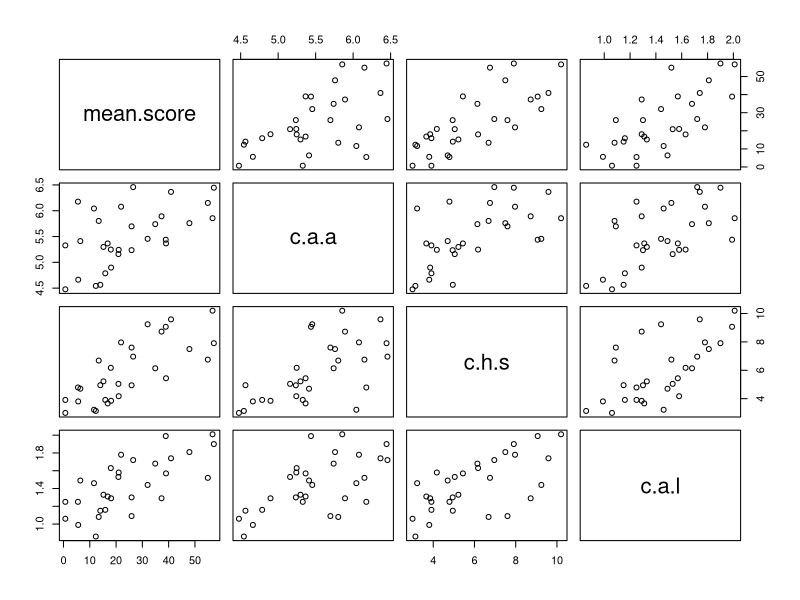
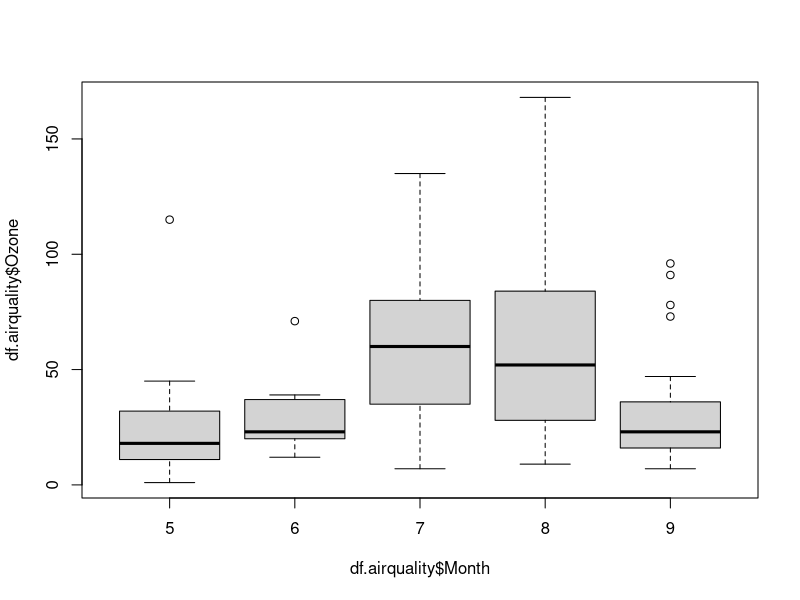
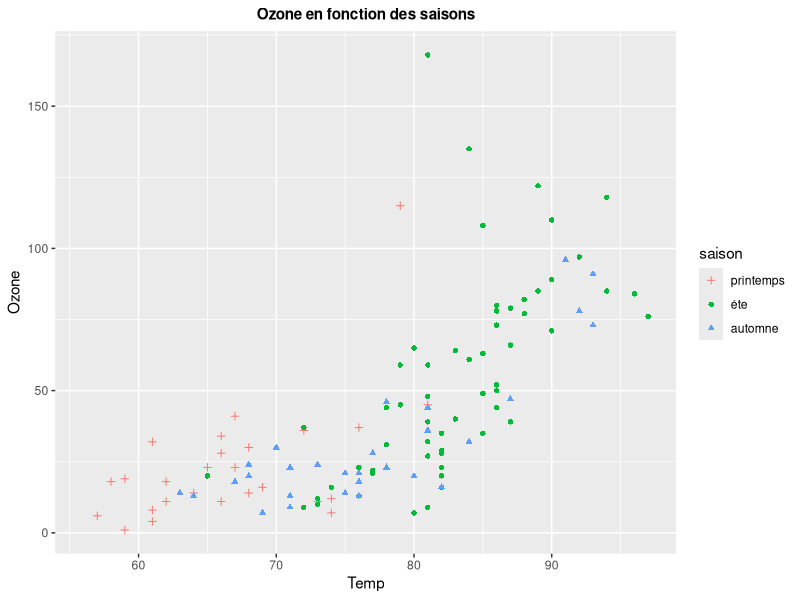
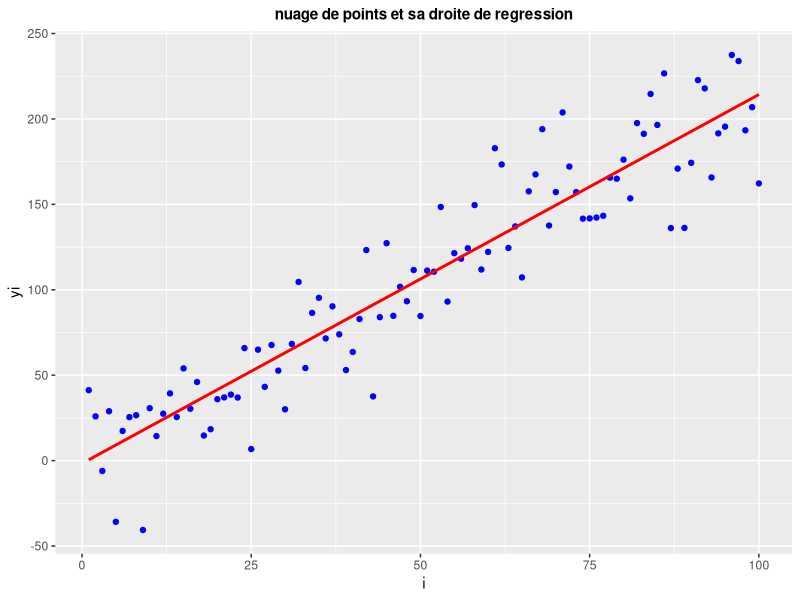
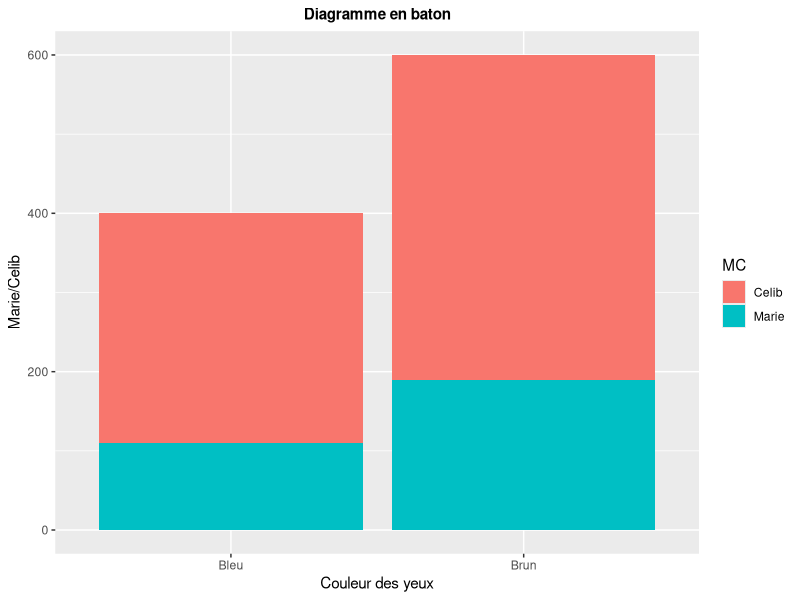
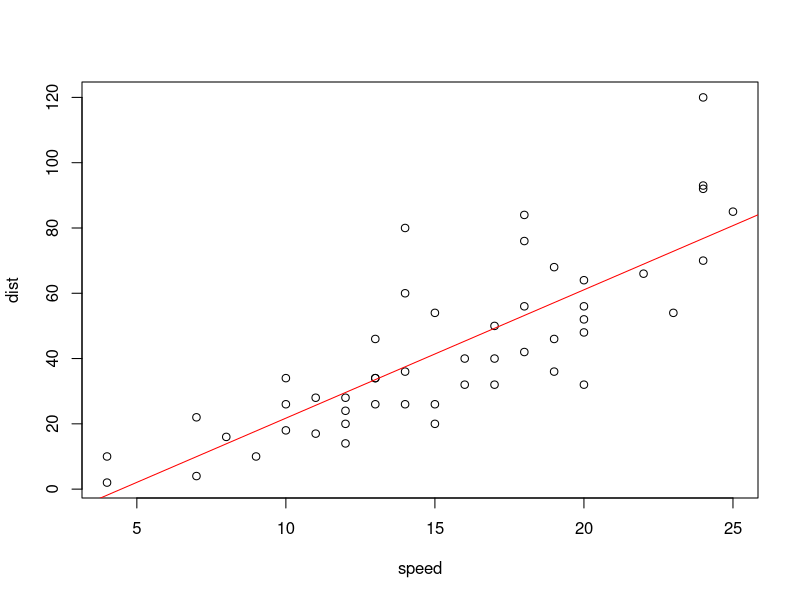
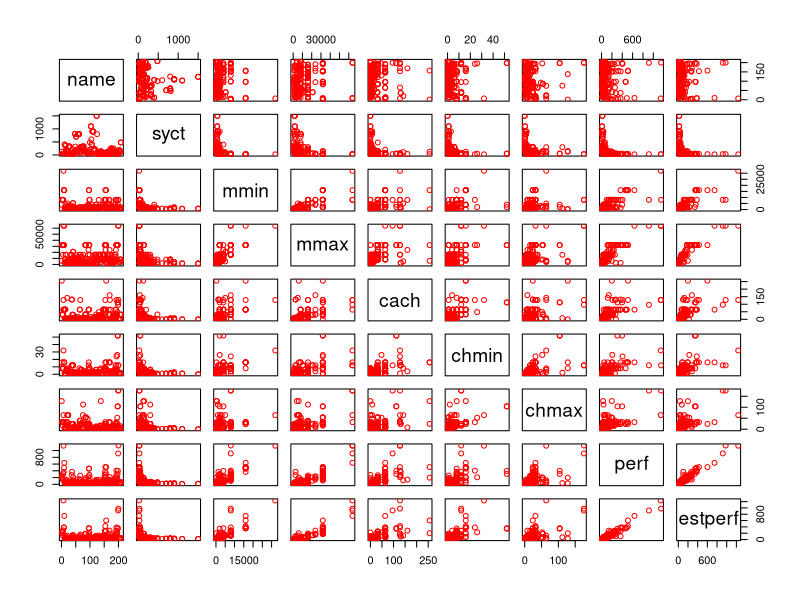
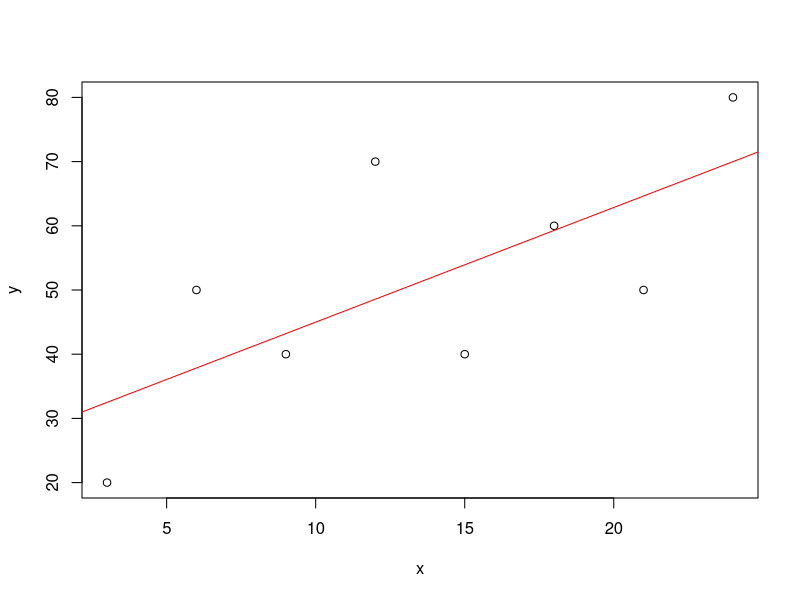

R code for these plots, in order: (Note: this script raises an error after producing the figures.)
## ---- chunk 1
knitr::opts_chunk$set(echo = TRUE)
## ---- chunk 2
library(tidyverse)
library(readxl)
library(gplots)
library(MASS)
library(car)
## ---- chunk 3
# Creation d'un data-frame "acteur"
Mort.à <- c(93,53,72,68,68,53)
Années.de.carrière <- c(66,25,48,37,31,32)
Nombre.de.films <- c(211,58,98,140,74,81)
Prénom <- c("Michel","André","Jean","Louis","Lino","Jacques")
Nom <- c("Galabru","Raimbourg","Gabin","De Funès","Ventura","Villeret")
Date.du.décès <- c("04-01-2016","23-09-1970","15-10-1976","27-01-1983","22-10-1987","28-01-2005")
data.acteur <- data.frame(Mort.à,Années.de.carrière,Nombre.de.films,Prénom,Nom,Date.du.décès)
 #utilisation d'un dplyer pour renommer la premiere variable
data.acteur.r <- rename(data.acteur,"Age.du.décès"=Mort.à)
# extraction de la colonne Prénom
prenom.extract <- data.acteur$Prénom
data.acteur.arrange <- arrange(data.acteur.r,Age.du.décès)
## ---- chunk 4
w <-read.delim(file="data/fromages1-TP-M1.txt")
## ---- chunk 5
w <- rename(w,"mean.score"=Y,"c.a.a"=X1,"c.h.s"=X2,"c.a.l"=X3)
w$X1
## ---- chunk 6
print(w)
## ---- chunk 7
summary(w)
## ---- chunk 8
pairs(w)
## ---- chunk 9
nv.c.a.a <- c(w$c.a.a[w$c.a.a > 5.1],rep(NA,6))
nv.c.a.l <- c(w$c.a.l[w$c.a.l < 1.77],rep(NA,5))
ww <- data.frame(w$mean.score,nv.c.a.a,w$c.h.s,nv.c.a.l)
ww <- rename(ww,"mean.score"=w.mean.score,"c.a.a"=nv.c.a.a,"c.h.s"=w.c.h.s,"c.a.l"=nv.c.a.l)
## ---- chunk 10
print(ww)
## ---- chunk 11
summary(ww)
## ---- chunk 12
data(airquality) # charger les donées airquality  
df.airquality <- data.frame(airquality)
## ---- chunk 13
names(df.airquality)
## ---- chunk 14
nrow(df.airquality)
ncol(df.airquality)
## ---- chunk 15
summary(df.airquality)
## ---- chunk 16
boxplot(df.airquality$Ozone~df.airquality$Month)
## ---- chunk 17
saison <-factor(df.airquality$Month,levels=c(5:9))
levels(saison)[levels(saison)==5] <- "printemps"
levels(saison)[levels(saison)==6] <- "éte"
levels(saison)[levels(saison)==7] <- "éte"
levels(saison)[levels(saison)==8] <- "éte"
levels(saison)[levels(saison)==9] <- "automne"
df.airquality$season = saison
## ---- chunk 18
g <- ggplot(data = df.airquality) + 
  geom_point(mapping = aes(x =Temp, y = Ozone, shape = saison,color=saison)) + 
  scale_shape_manual(values=c(3, 16, 17))+
  ggtitle("Ozone en fonction des saisons")
g + theme (plot.title = element_text(size=11,face="bold",hjust = 0.5))
## ---- chunk 19
n <- 100
e <- rnorm(n,0,25)
## ---- chunk 20
i <- c(1:100)
yi <- 1.7 + 2.1 * i + e[i]
## ---- chunk 21
data.f <- data.frame(i,yi)
g <- ggplot(data = data.f) +
geom_point(mapping = aes(x = i, y = yi),colour="blue") +
geom_smooth(mapping = aes(x = i, y = yi),se = FALSE,colour="red",fill="red",method = lm) +
ggtitle("nuage de points et sa droite de regression")
g + theme (plot.title = element_text(size=11,face="bold",hjust = 0.5))
## ---- chunk 22
# Creation d'une matrice
ligne1 <- c(68,119,26,7)
ligne2 <- c(15,54,14,10)
ligne3 <- c(5,29,14,16)
ligne4 <- c(20,84,17,94)
mat <- matrix(c(ligne1,ligne2,ligne3,ligne4),nrow = 4,ncol=4,byrow = T,dimnames = list(c("marron","noisette","vert","bleu"),c("brun", "chatin","roux","blond")))
## ---- chunk 23
matfreq <- mat / sum(mat)
round(matfreq*100,2)
## ---- chunk 24
l <- round(apply(matfreq,1,sum),2)
c <- round(apply(matfreq,2,sum),2)
## ---- chunk 25
L <- round(sweep(mat,1,rowSums(mat),'/'),2)
## ---- chunk 26
C <- round(sweep(mat,2,colSums(mat),'/'),2)
## ---- chunk 27
d.chi <- 0
distancechideux <- function(L){
  for(i in 1:nrow(L)-1){
    
    d.chi <- d.chi + sum(((L[i,] - L[i+1,]) ^ 2) /c)
  }
  return (d.chi)
}
## ---- chunk 28
t <- round((matfreq - (l%*%t(c))) / (l%*%t(c)),2)
## ---- chunk 29
tableau <- matrix(c(290,410,110,190), ncol=2, byrow=TRUE)
colnames(tableau) <- c("Bleu","Brun")
rownames(tableau) <- c("Celib","Marie")
tableau <- as.table(tableau)
## ---- chunk 30
tableau
tabdf <-data.frame(tableau)
MC <- tabdf$Var1
g <- ggplot(tabdf) + geom_bar(stat="identity",mapping=aes(x = Var2,y = Freq,fill = MC)) + 
  xlab("Couleur des yeux") + ylab("Marie/Celib") + ggtitle("Diagramme en baton")
g + theme (plot.title = element_text(size=11,face="bold",hjust = 0.5))
## ---- chunk 31
n <- margin.table(tableau)
m1 <- margin.table(tableau,1)
m2 <- margin.table(tableau,2)
prop.table(tableau)
## ---- chunk 32
chisq.test(tableau)
## ---- chunk 33
tab0 <- as.array(m1) %*% t(as.array(m2))/n
tab0 <- as.table(tab0)
## ---- chunk 34

## ---- chunk 35
tab1 <- as.matrix(tableau)
tab1[2,1] <- tab1[1,1] + tab1[2,1]
tab1[1,1] <- 0
tab1[1,2] <- tab1[1,2] + tab1[2,2]
tab1[2,2] <- 0
tab1tab <- as.matrix(tab1)
chisq.test(tab1tab)
## ---- chunk 36
data(HairEyeColor)
dfH <- as.data.frame(HairEyeColor)
tH <- xtabs(Freq~Hair+Eye,dfH)
chisq.test(tH)
data(Titanic)
dfT <- as.data.frame(Titanic)
dfTtab <- xtabs(Freq~Sex+Survived,dfT)
chisq.test(dfTtab)
data(UCBAdmissions)
dfU <- as.data.frame(UCBAdmissions)
dfUtab <- xtabs(Freq~Admit+Gender,dfU)
chisq.test(as.table(dfUtab))
## ---- chunk 37
data(cars)
# regression lineaire 
reg <- lm(dist~speed,cars)
summary(reg)
plot(cars)
abline(reg,col="red")
## ---- chunk 38
predict(reg,newdata = data.frame(speed=20))
## ---- chunk 39
data(cpus)
head(cpus)
summary(cpus)
## ---- chunk 40
plot(cpus,col="red")
## ---- chunk 41
regm <- lm(perf~syct+mmin+mmax+cach+chmin+chmax+estperf,cpus)
names(regm)
summary(regm)
## ---- chunk 42
stepAIC(regm)
## ---- chunk 43
x <- c(3,6,9,12,15,18,21,24)
y <- c(20,50,40,70,40,60,50,80)
## ---- chunk 44
# Coefficient de correlation
cor(x,y)
# Methode de fisher
fisher.test(x,y)
## ---- chunk 45
reg <- lm(y~x)
plot(x,y)
abline(reg,col="red")
## ---- chunk 46
y <- c(85,70,100,140,115,105)
x1 <- c(3,5,9,12,14,17)
x2 <- c(11,14,15,16,19,23)
regm <- lm(y~x1+x2)
anova(regm)
## ---- chunk 47
# load data
data <- read_excel("data/Donnees-TP2-M1-MIASHS.xls")
summary(data)
## ---- chunk 48
datavq <- subset(data,select=c(Sexe,EtatCivil,Diplome,AvisReforme)) 
tabc1 <- table(datavq)
tabc2 <- round(tabc1/sum(tabc1),2)
tabc3 <- tabc2*100
## ---- chunk 49
balloonplot(tabc1)
barplot(as.matrix(tabc1),beside = TRUE)
## ---- chunk 50
# distribution marginale
matfreq <- tabc1 / sum(tabc1)
dl <- round(apply(matfreq,1,sum),2)
dl
dc <- round(apply(matfreq,2,sum),2)
dc
# distribution conditionnelle
DC <- sweep(tabc1,2,colSums(tabc1),"/")
# test de khi-deux
dfse <- subset(data,select = c(Sexe,EtatCivil))
tabdfse <- table(dfse)
chisq.test(tabdfse)
# p-value > 0.05 donc pas de dependance significative entre les deux variables
## ---- chunk 51
# Resumé de la variable stress
s <- data$Stress
summary(s)
boxplot(s,col="blue",main="boxplot de la variable Stress")
datf <- subset(data,select = c(Stress,EtatCivil))
tabSE <- table(datf) # effectif
head(tabSE / sum(tabSE),6)
head(round(tabSE / sum(tabSE),2) * 100)
chisq.test(tabSE)
## ---- chunk 52
# Realisation d'un boxplot
g <- ggplot(datf) + geom_boxplot(aes(x = EtatCivil, y = Stress, fill = EtatCivil)) + 
  ggtitle("Boxplot entre la variable Stress et EtatCivil")
g + theme (plot.title = element_text(size=11,face="bold",hjust = 0.5))
## ---- chunk 53
g <- ggplot(datf) + geom_histogram(stat="identity",aes(x = EtatCivil, y = Stress, fill = EtatCivil)) + 
  ggtitle("Histogramme entre la variable Stress et EtatCivil")
g + theme (plot.title = element_text(size=11,face="bold",hjust = 0.5))
## ---- chunk 54
head(datf)
## ---- chunk 55
dfas <- subset(data,select = c(Age,Satisfaction))
summary(dfas)
boxplot(dfas$Satisfaction,xlab="Satisfaction",main="Boxplot pour la variable Satisfaction")
## ---- chunk 56
# tableau des effectifs
tabcas <- table(dfas)
# tableau de frequence
tabfreq <- tabcas / sum(tabcas)
tabfreqp <- round(tabfreq * 100,2)
## ---- chunk 57
g <- ggplot(dfas) + geom_point(stat="identity",aes(x = Age, y = Satisfaction)) + 
  ggtitle("Nuage de point de la variable Satisfaction en fonction de l'age")
g + theme (plot.title = element_text(size=11,face="bold",hjust = 0.5))
## ---- chunk 58
spl <- split(dfas,data$Sexe)
dim(spl$Homme)
dim(spl$Femme)
plot(spl$Homme,col="red",pch=20)
points(spl$Femme,col="blue",pch=17)
legend(45,15,c("Homme","Femme"),col=c("red","blue"),pch = c(20,17))
## ---- chunk 59
# taille des echantillons
n <- length(dfas$Age)
X <- dfas$Age
Y <- dfas$Satisfaction 
covobs <- sum((X - mean(X)) * (Y - mean(Y))) / (n - 1)
covobs
cov(X,Y)
# Correlation
num <-  (1 / (n - 1)) * sum((X - mean(X)) * (Y - mean(Y)))
denom <- sqrt(((1 / (n - 1)) * sum((X - mean(X))^2)) * ((1 / (n - 1)) * sum((Y - mean(Y))^2)))
corobs <- num / denom
corobs
cor(X,Y)
# Matrice de correlation 
dfcorr <- subset(data,select = c(Age,Anciennete,Salaire,Satisfaction,Stress,EstimeSoi))
matcorr <- cor(dfcorr)
scatterplotMatrix(matcorr)
